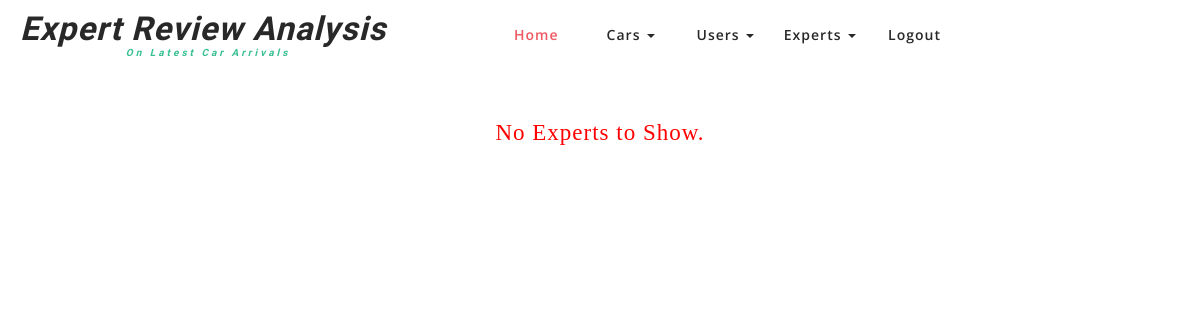
The page /viewexperts on the database as committed earlier.
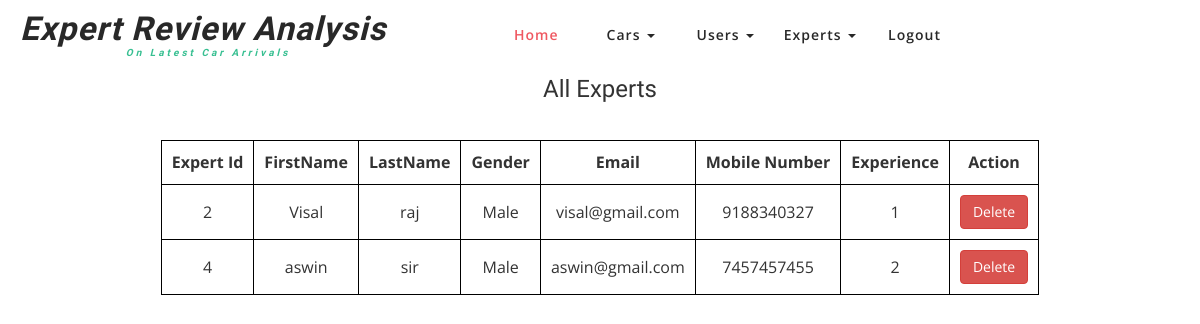
The same page on the database as committed later.
### expertreviewapp/models.py (models this page shows)
class Expert(models.Model):
    firstname = models.CharField(max_length=255,null=True)
    lastname = models.CharField(max_length=255,null=True)
    date = models.CharField(max_length=200,null=True)
    gender = models.CharField(max_length=200,null=True)
    email = models.CharField(max_length=255,null=True)
    mobilenumber = models.CharField(max_length=20,null=True)
    experience = models.CharField(max_length=200,null=True)
    password = models.CharField(max_length=255,null=True)
    file = models.ImageField(null=True)
    status = models.BooleanField(default=False,null=True)

### expertreviewapp/views.py (the view)
# urls.py: path('viewexperts',views.viewexperts),
def viewexperts(request):
        obj = Expert.objects.filter(status=True)
        return render(request,'viewexpert.html',{"value":obj})

### template/viewexpert.html (shortened to what this page needs)
{% extends 'adminheader.html' %}
{% block content %}
<!DOCTYPE html>
<html lang="en">
<head>
</head>
<body>
     {% if value %}
     <h3><center>All Experts</center></h3><br>
     <table border="1" >
          <tr>
               <th>Expert Id</th>
               <th>FirstName</th>
               <th>LastName</th>
               <th>Gender</th>
               <th>Email</th>
               <th>Mobile Number</th>
               <th>Experience</th>
               <th>Action</th>
          </tr>
          {% for i in value %}
          <tr>
               <td>{{i.id}}</td>
               <td>{{i.firstname}}</td>
               <td>{{i.lastname}}</td>
               <td>{{i.gender}}</td>
               <td>{{i.email}}</td>
               <td>{{i.mobilenumber}}</td>
               <td>{{i.experience}}</td>
               <td>
                   <a href="deleteexperts?id={{i.id}}"><button type="button" class="btn btn-danger">Delete</button></a>
               </td>
          </tr>
          {% endfor %}
          {% else %}
          <p id="else">No Experts to Show.</p>
          {% endif %}
     </table>
</body>
</html>
{% endblock %}

Rows that differ between the two databases and show on the page:
now on this page (row edited): Expert: id "2", firstname "Visal", lastname "raj", gender "Male", email "visal@gmail.com", mobilenumber "9188340327", experience "1"
added Expert: id "4", firstname "aswin", lastname "sir", gender "Male", email "aswin@gmail.com", mobilenumber "7457457455", experience "2"
Other text that changed with them:
text no longer shown: "No Experts to Show."
text now shown: "All Experts Expert Id FirstName LastName Gender Email Mobile Number Experience Action"
